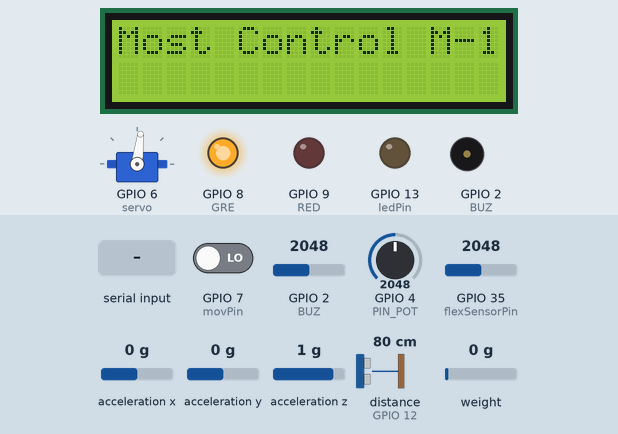
Simulated run of this sketch. Board: ESP32-S3. Parts: servo, 16×2 character LCD, output pins drawn as LEDs (lit = HIGH), buzzer (waves = sounding). Wiring (inferred from the names in the program): ultrasonic range finder: trigger GPIO 11; echo GPIO 12; MPU-6050 motion sensor at I2C address 0x68. Dashed ring = blinking. Inputs (shaded band) come from the test bench; at power-on: distance to the obstacle (sensor on GPIO 12) 80 cm, GPIO 4 (PIN_POT) = 2048, GPIO 2 (BUZ) = 2048, GPIO 7 (movPin) LOW, GPIO 35 (flexSensorPin) = 2048, acceleration x 0 g, acceleration y 0 g, acceleration z 1 g, weight on the scale 0 g. The echo pulse lasts 58.3 µs per cm; pins used as bus, display or sensor lines are not drawn; what the sketch prints to the serial monitor is not drawn.

Above: at 6.2 s.
6.3 s: distance to the obstacle (sensor on GPIO 12) set to 2 cm
At 6.92 s:
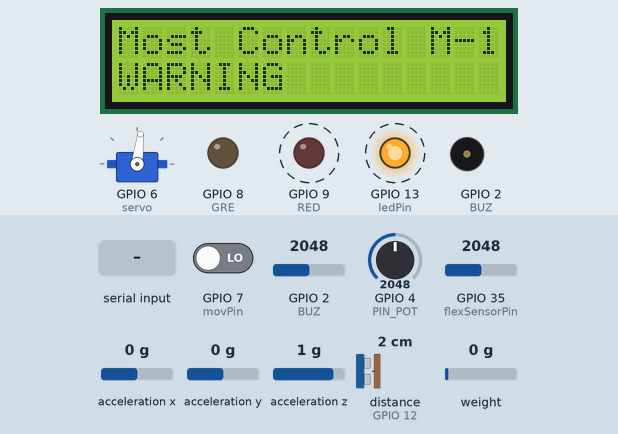
8.5 s: GPIO 4 (PIN_POT) set to 1014
11.0 s: GPIO 4 (PIN_POT) set to 905
At 13.08 s:
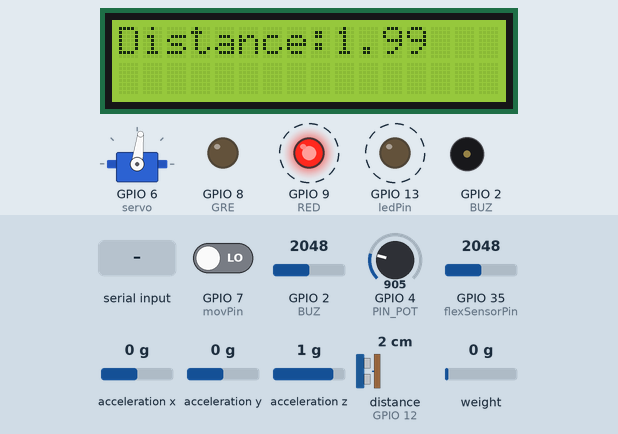
14.0 s: "/barrier\n" received over Serial
At 14.19 s:
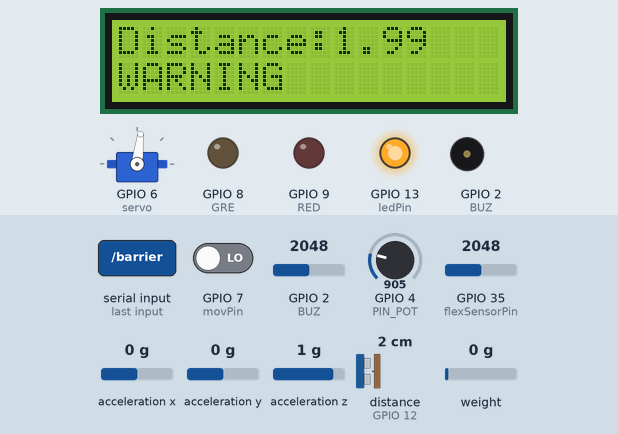
15.7 s: distance to the obstacle (sensor on GPIO 12) set to 35 cm
At 18.3 s:
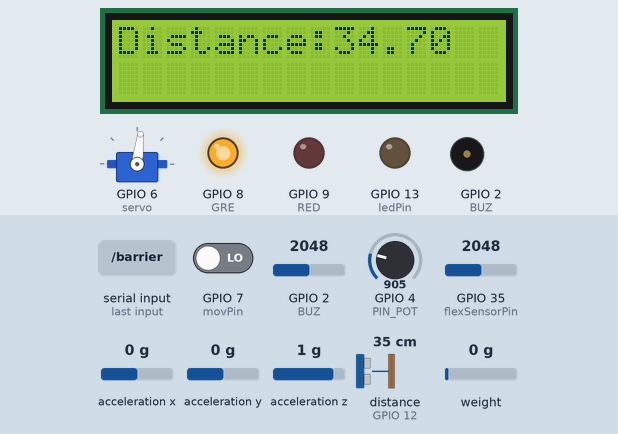
18.7 s: GPIO 4 (PIN_POT) set to 841
21.7 s: GPIO 4 (PIN_POT) set to 738
At 22.8 s:
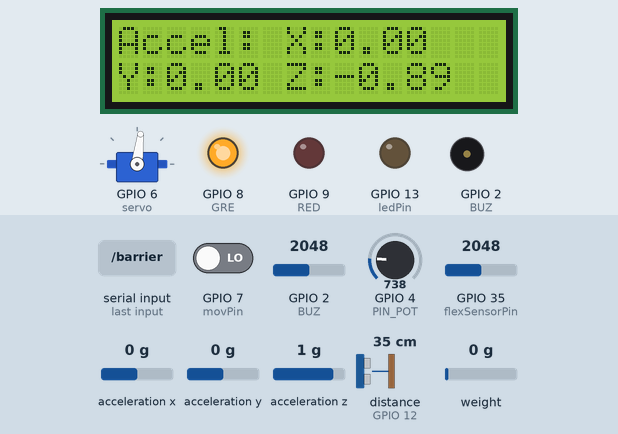
Timing chart, 0 to 24.5 s (numbered marks = the images above; inputs shaded):
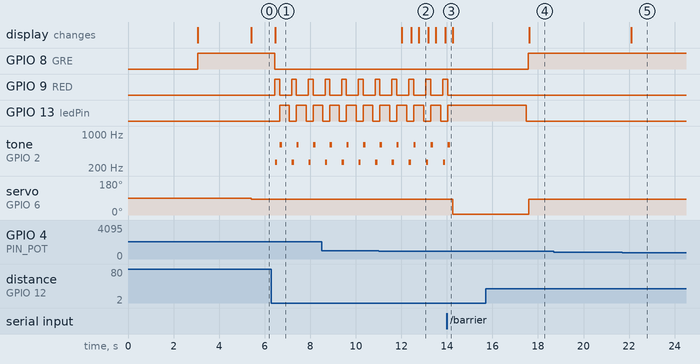

Measured:
- the behaviour switches between 951 and 950 on GPIO 4 (PIN_POT) (found by bisection; images 1 and 2)
- the behaviour switches between 801 and 800 on GPIO 4 (PIN_POT) (found by bisection; images 4 and 5)
- after the input at 6.3 s, GPIO 8 (GRE): HIGH → LOW after 0.15 s; GPIO 9 (RED): alternates HIGH for 0.21 s and LOW for 0.53 s, starting after 0.15 s
- after the input at 11.0 s, the display: changes after 1.0 s (image 2)
- after the input at 14.0 s, GPIO 9 (RED): goes on until 14.0 s, then stays LOW; GPIO 13 (ledPin): goes on until 14.0 s, then stays HIGH; tone on GPIO 2 (BUZ): goes on until 14.1 s, then stays silent; servo on GPIO 6 (servo): 83° → 5° after 0.26 s
- after the input at 15.7 s, GPIO 8 (GRE): LOW → HIGH after 1.9 s; GPIO 9 (RED): stops changing and stays LOW; GPIO 13 (ledPin): goes on until 17.5 s, then stays LOW; tone on GPIO 2 (BUZ): stops changing and stays silent; servo on GPIO 6 (servo): 5° → 83° after 1.9 s; the display: changes after 1.9 s (image 4)
- after the input at 18.7 s, every drawn part: stays the same
- after the input at 21.7 s, the display: changes after 0.39 s (image 5)

The sketch:

OFFICIAL_gENERAL_SKETCH.ino
```cpp
#include <LiquidCrystal_I2C.h>

//токег бота 7748537788:AAGcm8kG79DPWloQALM3fMct7xWcHRz8090
//id бота 7302470355

//в закрытом состоянии 10
//в открытом состоянии 1600
#include <Servo.h>
Servo servo;
const int movPin = 7;


LiquidCrystal_I2C LCD(0x27, 16, 2);
// Подключаем необходимые библиотеки и задаем параметры
#include <Wire.h>
#include <HX711.h>

// MPU6050
#define MPU6050_ADDRESS 0x68
#define PWR_MGMT_1 0x6B
#define ACCEL_XOUT_H 0x3B
#define MEASUREMENT_COUNT 20
#define GRE 8
#define RED 9
#define BUZ 2
#define PIN_POT     A3


// Ультразвуковой датчик
const int Tright = 11;
const int Echo = 12;

// Датчик влажности почвы
const int AirValue = 620;
const int WaterValue = 310;
int soilMoistureValue = 0;
int soilmoisturepercent = 0;

// Гибкий датчик
const int flexSensorPin = 35;
const int ledPin = 13;
const float thresholdResistance = 38000.0;
const float knownResistor = 10000.0;

// HX711
#define DT 5  // Пин для данных (DT)
#define SCK 4  // Пин для тактирования (SCK)
HX711 scale;
float calibration_factor = -100;
float samples[100];
int sample_index = 0;
const float gravity = 9.81;

void setup() {

  pinMode(movPin, INPUT);
  servo.attach(6);
  pinMode(13, OUTPUT);
  pinMode(PIN_POT, INPUT);
  delay(3000);
  pinMode(BUZ, OUTPUT);
  noTone(BUZ);
  LCD.init();
  LCD.backlight();
  pinMode(GRE, OUTPUT);
  pinMode(RED, OUTPUT);
  digitalWrite(GRE, HIGH);
  // Инициализация I2C для MPU6050
  Wire.begin();

  // Инициализация последовательного соединения
  Serial.begin(9600);

  // Инициализация MPU6050
  Wire.beginTransmission(MPU6050_ADDRESS);
  Wire.write(PWR_MGMT_1);
  Wire.write(0);
  Wire.endTransmission();

  // Настройка пинов для ультразвукового датчика
  pinMode(Tright, OUTPUT);
  pinMode(Echo, INPUT);

  // Настройка пина для светодиода
  pinMode(ledPin, OUTPUT);
  digitalWrite(ledPin, LOW);

  // Настройка HX711
  scale.begin(DT, SCK);
  scale.set_scale(calibration_factor);
  scale.tare();

  // Калибровка гибкого датчика
  Serial.println("Waiting...");
  delay(1000);
  Serial.println("Arduino готов. Жду команды от ESP32...");
}

void loop() {
  int val111 = digitalRead(movPin);
  int rotat = analogRead(PIN_POT);
  // --- MPU6050 ---
  long accelXSum = 0, accelYSum = 0, accelZSum = 0;

  for (int i = 0; i < MEASUREMENT_COUNT; i++) {
    int16_t ax, ay, az;
    Wire.beginTransmission(MPU6050_ADDRESS);
    Wire.write(ACCEL_XOUT_H);
    Wire.endTransmission(false);
    Wire.requestFrom(MPU6050_ADDRESS, 6, true);

    ax = (Wire.read() << 8) | Wire.read();
    ay = (Wire.read() << 8) | Wire.read();
    az = (Wire.read() << 8) | Wire.read();

    accelXSum += ax;
    accelYSum += ay;
    accelZSum += az;

    delay(10);
  }

  float accelXAvg = (accelXSum / MEASUREMENT_COUNT) / 16384.0 * 9.81;
  float accelYAvg = (accelYSum / MEASUREMENT_COUNT) / 16384.0 * 9.81;
  float accelZAvg = (accelZSum / MEASUREMENT_COUNT) / 16384.0 * 9.81 - 10.7;

  // --- Ультразвуковой датчик ---
  digitalWrite(Tright, LOW);
  delayMicroseconds(2);
  digitalWrite(Tright, HIGH);
  delayMicroseconds(10);
  digitalWrite(Tright, LOW);
  long duration = pulseIn(Echo, HIGH);
  float distance = duration * 0.034 / 2;

  // --- Датчик влажности почвы ---
  soilMoistureValue = analogRead(A1);
  soilmoisturepercent = map(soilMoistureValue, AirValue, WaterValue, 0, 100);
  if (soilmoisturepercent > 100) {
    soilmoisturepercent = 100;
  } else if (soilmoisturepercent < 0) {
    soilmoisturepercent = 0;
  }

  // --- Гибкий датчик ---
  int sensorValue = analogRead(flexSensorPin);
  float voltage = sensorValue * (5.0 / 1023.0);
  float resistance = (5.0 / voltage - 1.0) * knownResistor;

  if (resistance > thresholdResistance) {
    digitalWrite(ledPin, HIGH);
  } else {
    digitalWrite(ledPin, LOW);
  }

  // --- HX711 ---
  float current_reading = scale.get_units();
  samples[sample_index] = current_reading;
  sample_index = (sample_index + 1) % 100;

  float sum = 0;
  for (int i = 0; i < 100; i++) {
    sum += samples[i];
  }
  float avg_weight = sum / 100.0;
  float mass_kg = avg_weight / 1000.0;
  float force_newtons = mass_kg * gravity;


  // --- Вывод данных ---

  if(soilmoisturepercent >= 40 or distance <= 11.70 ){
    Serial.println("критический уровень");
    digitalWrite(RED, HIGH);
    digitalWrite(GRE, LOW);
    LCD.setCursor(0,1);
    LCD.print("WARNING");
    tone(BUZ, 263, 300);
    delay(100);
    noTone(BUZ);
    delay(100);

    if(val111 == 1){
      delay(5000);
      servo.write(1400);
      servo.write(-30);

      delay(5000);
    }
    else{
      noTone(BUZ);
    }

  }
  else{
    noTone(BUZ);
    digitalWrite(RED, LOW);
    digitalWrite(GRE, HIGH);
    LCD.clear();
    LCD.print("Most Control M-1");
    servo.write(1400);
  }
  if(distance <= 12.30){
    Serial.println("предкритический уровень");
    digitalWrite(RED, LOW);
    digitalWrite(GRE, LOW);
    digitalWrite(13, HIGH);
    LCD.setCursor(0,1);
    LCD.print("WARNING");
    tone(BUZ, 600, 300);
    delay(100);
    noTone(BUZ);
    delay(100);
  }
  else{
    noTone(BUZ);
    digitalWrite(RED, LOW);
    digitalWrite(GRE, HIGH);
    digitalWrite(13, LOW);
    LCD.clear();
    LCD.print("Most Control M-1");
  }


  if (rotat >= 950 && rotat <= 1005){
    LCD.setCursor(0,0);
    LCD.print("Most Control M-1");
  }
  if (rotat >= 800 && rotat <= 950){
    LCD.clear();
    LCD.setCursor(0,0);
    LCD.print("Distance:");
    LCD.print(distance);
  }
  if (rotat >= 650 && rotat <= 800){
    LCD.clear();
    LCD.setCursor(0,0);
    LCD.print("Accel:");
    LCD.setCursor(7,0);
    LCD.print("X:");
    LCD.print(accelXAvg);
    LCD.setCursor(0,1);
    LCD.print("Y:");
    LCD.print(accelYAvg);
    LCD.setCursor(7,1);
    LCD.print("Z:");
    LCD.print(accelZAvg);
  }
  if(rotat >= 500 && rotat <= 650){
    LCD.clear();
    LCD.setCursor(0,0);
    LCD.print("Water level:");
    LCD.print(soilmoisturepercent);
    LCD.print("%");
  }
  if(rotat >= 350 && rotat <= 500){
    LCD.clear();
    LCD.setCursor(0,0);
    LCD.print("Flex:");
    LCD.print(resistance);
  }

  if (rotat >= 200 && rotat <= 350){
    LCD.clear();
    LCD.setCursor(0,0);
    LCD.print("Weight:");
    LCD.print(mass_kg);
    LCD.print("kg");
    LCD.setCursor(0,1);
    LCD.print("Force:");
    LCD.print(force_newtons);
    LCD.print("N");
  }
  if(rotat >= 0 && rotat <= 200){
    LCD.clear();
    LCD.setCursor(0,0);
    LCD.print("Movement:");
    LCD.print(val111);
  }
  if (Serial.available()) {
    String command = Serial.readStringUntil('\n');
    command.trim();

    Serial.print("Получена команда: ");
    Serial.println(command);

    if (command == "/barrier") {
      servo.write(5);
      delay(3000);
      Serial.println("Шлагбаум опущен");

    }
    if (command == "/critical_light") {
      digitalWrite(RED, HIGH);
      digitalWrite(GRE, LOW);
      LCD.setCursor(0,1);
      LCD.print("WARNING");
      tone(BUZ, 263, 300);
      delay(100);
      noTone(BUZ);
      delay(100);
      delay(3000);
    }
    if (command == "/get_data") {
  // Отправляем данные поочередно
  Serial.println("Distance: " + String(distance) + " cm");
  delay(1000);  // Задержка 1 секунда

  Serial.println("Soil Moisture: " + String(soilmoisturepercent) + "%");
  delay(1000);  // Задержка 1 секунда

  Serial.println("Acceleration X: " + String(accelXAvg) + " m/s²");
  delay(1000);  // Задержка 1 секунда

  Serial.println("Acceleration Y: " + String(accelYAvg) + " m/s²");
  delay(1000);  // Задержка 1 секунда

  Serial.println("Acceleration Z: " + String(accelZAvg) + " m/s²");
  delay(1000);  // Задержка 1 секунда

  Serial.println("Flex Resistance: " + String(resistance) + " Ohms");
  delay(1000);  // Задержка 1 секунда

  Serial.println("Weight: " + String(mass_kg) + " kg");
  delay(1000);  // Задержка 1 секунда

  Serial.println("Force: " + String(force_newtons) + " N");
}
}
}
```
